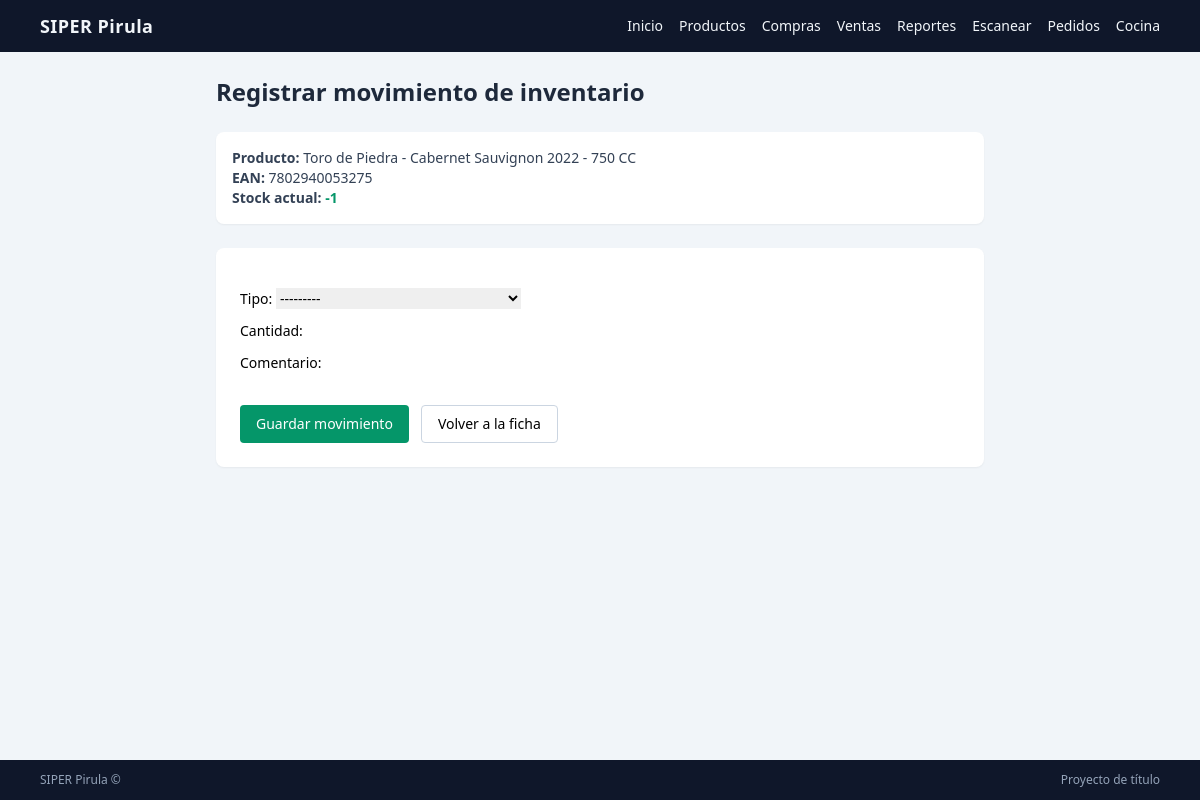
Screenshot of /inventario/producto/1/movimiento/crear/ (signed in) with the database file from the repository.
### inventario/models.py (models this page shows, shortened)
class Producto(models.Model):
    negocio = models.ForeignKey(Negocio, on_delete=models.PROTECT)
    sku = models.CharField(max_length=40, blank=True, null=True)
    ean = models.CharField("Código de barras", max_length=40, unique=True)
    nombre = models.CharField(max_length=120)
    categoria = models.ForeignKey(Categoria, on_delete=models.PROTECT)
    precio = models.PositiveIntegerField(default=0, help_text="Precio de venta en pesos chilenos")
    costo = models.PositiveIntegerField(default=0, help_text="Costo en pesos chilenos")
    stock_min = models.IntegerField(default=0)
    ubicacion = models.CharField(max_length=60, blank=True, null=True)
    activo = models.BooleanField(default=True)
    imagen = models.ImageField(
        upload_to="productos/",
        blank=True,
        null=True,
    )
    class Meta:
        db_table = "producto"
    @property
    def stock_actual(self):
        resultado = self.movimientos.aggregate(
            total=Sum(
                Case(
                    When(tipo__in=[MovimientoInventario.TIPO_ENTRADA, MovimientoInventario.TIPO_AJUSTE],
                         then=F("cantidad")),
                    When(tipo__in=[MovimientoInventario.TIPO_SALIDA, MovimientoInventario.TIPO_MERMA],
                         then=-F("cantidad")),
                    default=0,
                    output_field=IntegerField(),
                )
            )
        )
        return resultado["total"] or 0

### inventario/views.py (the view, shortened to what this page needs)
# urls.py: path("producto/<int:producto_pk>/movimiento/crear/",views.MovimientoCrearView.as_view(),name="movimiento_crear"),
class MovimientoCrearView(LoginRequiredMixin, CreateView):
    model = MovimientoInventario
    form_class = MovimientoCrearForm
    template_name = "inventario/movimiento_stock/movimiento_crear.html"
    def dispatch(self, request, *args, **kwargs):
        negocio = request.user.perfilusuario.negocio
        self.producto = get_object_or_404(
            Producto,
            pk=kwargs["producto_pk"],
            negocio=negocio,
        )
        return super().dispatch(request, *args, **kwargs)
    def get_context_data(self, **kwargs):
        context = super().get_context_data(**kwargs)
        context["producto"] = self.producto
        return context

### inventario/forms.py
class MovimientoCrearForm(forms.ModelForm):
    class Meta:
        model = MovimientoInventario
        fields = ["tipo", "cantidad", "comentario"]

### templates/inventario/movimiento_stock/movimiento_crear.html (shortened to what this page needs)
{% extends "../../core/base.html" %}
{% block content %}
<div class="max-w-3xl mx-auto space-y-6">
    <div>
        <h1 class="text-2xl font-bold text-slate-800">
            Registrar movimiento de inventario
        </h1>
    </div>
    <div class="bg-white rounded-lg shadow-sm p-4 text-sm text-slate-700">
        <p><span class="font-semibold">Producto:</span> {{ producto.nombre }}</p>
        <p><span class="font-semibold">EAN:</span> {{ producto.ean }}</p>
        <p><span class="font-semibold">Stock actual:</span>
            <span class="text-emerald-600 font-semibold">{{ producto.stock_actual }}</span>
        </p>
    </div>
    <form method="post" class="bg-white rounded-lg shadow-sm p-6 space-y-4">
        <div class="space-y-3 text-sm">
            {{ form.as_p }}
        </div>
        <div class="flex flex-wrap gap-3 pt-4">
            <button type="submit"
                    class="px-4 py-2 bg-emerald-600 text-white rounded text-sm font-medium hover:bg-emerald-700">
                Guardar movimiento
            </button>
            <a href="{% url 'inventario:producto_detalle' producto.pk %}"
               class="px-4 py-2 border border-slate-300 rounded text-sm hover:bg-slate-50">
                Volver a la ficha
            </a>
        </div>
    </form>
</div>
{% endblock %}

### rows the page displays
Producto: nombre "Toro de Piedra - Cabernet Sauvignon 2022 - 750 CC", ean "7802940053275", stock_actual "-1"
